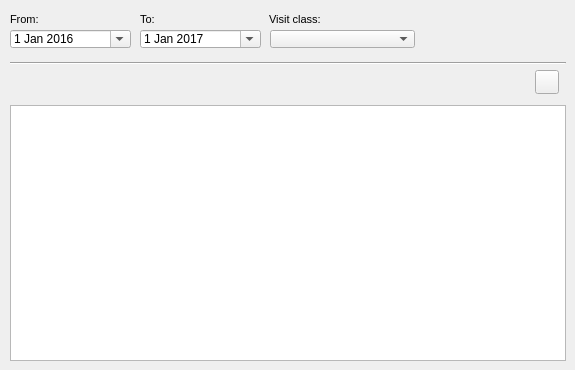
    <widget class="QWidget" name="tab_19">
     <attribute name="title">
      <string>O&amp;&amp;M</string>
     </attribute>
     <widget class="QDateEdit" name="date_event_to">
      <property name="geometry">
       <rect>
        <x>140</x>
        <y>30</y>
        <width>121</width>
        <height>18</height>
       </rect>
      </property>
      <property name="date">
       <date>
        <year>2017</year>
        <month>1</month>
        <day>1</day>
       </date>
      </property>
      <property name="calendarPopup">
       <bool>true</bool>
      </property>
     </widget>
     <widget class="QLabel" name="label_event_parameter_type">
      <property name="geometry">
       <rect>
        <x>269</x>
        <y>8</y>
        <width>93</width>
        <height>22</height>
       </rect>
      </property>
      <property name="font">
       <font>
        <pointsize>8</pointsize>
       </font>
      </property>
      <property name="layoutDirection">
       <enum>Qt::LeftToRight</enum>
      </property>
      <property name="frameShape">
       <enum>QFrame::NoFrame</enum>
      </property>
      <property name="frameShadow">
       <enum>QFrame::Raised</enum>
      </property>
      <property name="text">
       <string>Visit class:</string>
      </property>
      <property name="textFormat">
       <enum>Qt::AutoText</enum>
      </property>
      <property name="scaledContents">
       <bool>false</bool>
      </property>
      <property name="margin">
       <number>3</number>
      </property>
     </widget>
     <widget class="QDateEdit" name="date_event_from">
      <property name="geometry">
       <rect>
        <x>10</x>
        <y>30</y>
        <width>121</width>
        <height>18</height>
       </rect>
      </property>
      <property name="date">
       <date>
        <year>2016</year>
        <month>1</month>
        <day>1</day>
       </date>
      </property>
      <property name="calendarPopup">
       <bool>true</bool>
      </property>
     </widget>
     <widget class="QComboBox" name="cmb_visit_class">
      <property name="geometry">
       <rect>
        <x>270</x>
        <y>30</y>
        <width>145</width>
        <height>18</height>
       </rect>
      </property>
     </widget>
     <widget class="QLabel" name="label_data_event_to">
      <property name="geometry">
       <rect>
        <x>140</x>
        <y>8</y>
        <width>117</width>
        <height>22</height>
       </rect>
      </property>
      <property name="font">
       <font>
        <pointsize>8</pointsize>
       </font>
      </property>
      <property name="frameShape">
       <enum>QFrame::NoFrame</enum>
      </property>
      <property name="frameShadow">
       <enum>QFrame::Raised</enum>
      </property>
      <property name="text">
       <string>To:</string>
      </property>
      <property name="textFormat">
       <enum>Qt::AutoText</enum>
      </property>
      <property name="scaledContents">
       <bool>false</bool>
      </property>
      <property name="margin">
       <number>3</number>
      </property>
     </widget>
     <widget class="QLabel" name="label_data_event_from">
      <property name="geometry">
       <rect>
        <x>10</x>
        <y>8</y>
        <width>90</width>
        <height>22</height>
       </rect>
      </property>
      <property name="font">
       <font>
        <pointsize>8</pointsize>
       </font>
      </property>
      <property name="frameShape">
       <enum>QFrame::NoFrame</enum>
      </property>
      <property name="frameShadow">
       <enum>QFrame::Plain</enum>
      </property>
      <property name="text">
       <string>From:</string>
      </property>
      <property name="textFormat">
       <enum>Qt::AutoText</enum>
      </property>
      <property name="scaledContents">
       <bool>false</bool>
      </property>
      <property name="alignment">
       <set>Qt::AlignLeading|Qt::AlignLeft|Qt::AlignVCenter</set>
      </property>
      <property name="margin">
       <number>3</number>
      </property>
     </widget>
     <widget class="QTableView" name="tbl_visit_node">
      <property name="geometry">
       <rect>
        <x>10</x>
        <y>105</y>
        <width>556</width>
        <height>256</height>
       </rect>
      </property>
      <property name="sortingEnabled">
       <bool>true</bool>
      </property>
     </widget>
     <widget class="Line" name="line_7">
      <property name="geometry">
       <rect>
        <x>10</x>
        <y>55</y>
        <width>556</width>
        <height>16</height>
       </rect>
      </property>
      <property name="orientation">
       <enum>Qt::Horizontal</enum>
      </property>
     </widget>
     <widget class="QPushButton" name="btn_open_gallery">
      <property name="geometry">
       <rect>
        <x>535</x>
        <y>70</y>
        <width>24</width>
        <height>24</height>
       </rect>
      </property>
      <property name="toolTip">
       <string>&lt;html&gt;&lt;head/&gt;&lt;body&gt;&lt;p&gt;Open Gallery&lt;/p&gt;&lt;/body&gt;&lt;/html&gt;</string>
      </property>
      <property name="text">
       <string/>
      </property>
      <property name="icon">
       <iconset>
        <normaloff>../icons/136b.png</normaloff>../icons/136b.png</iconset>
      </property>
      <property name="iconSize">
       <size>
        <width>22</width>
        <height>22</height>
       </size>
      </property>
     </widget>
    </widget>
